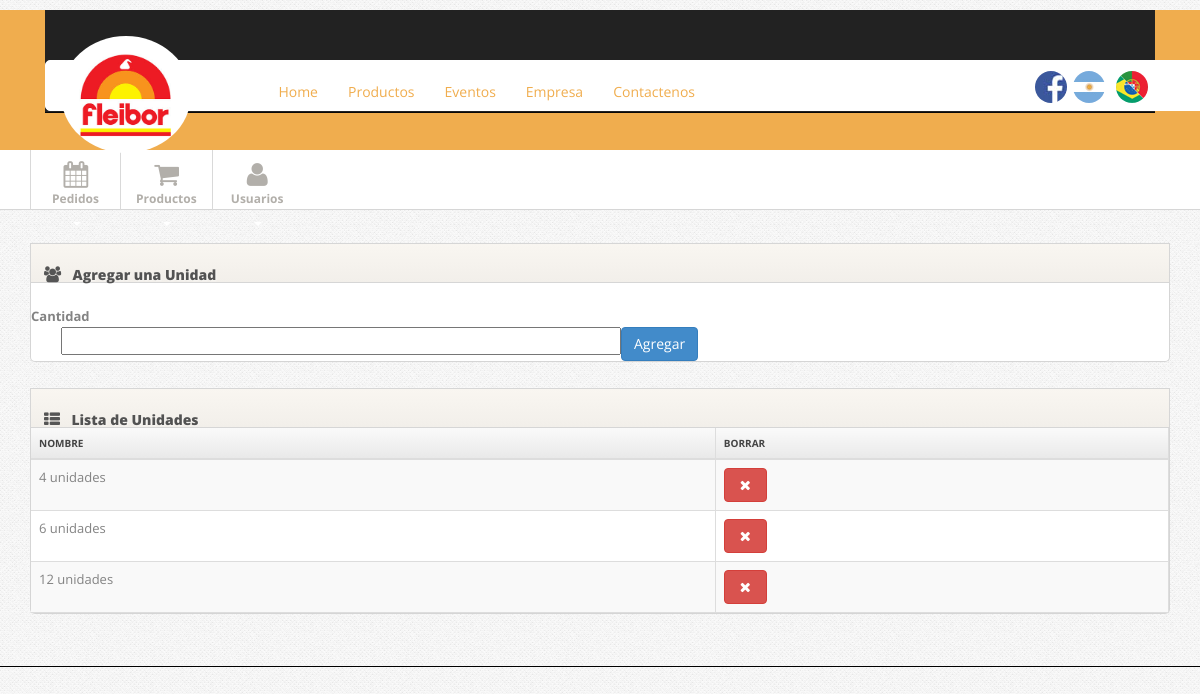
The page /admin/producto-unidades.php (signed in) on the database as committed earlier.
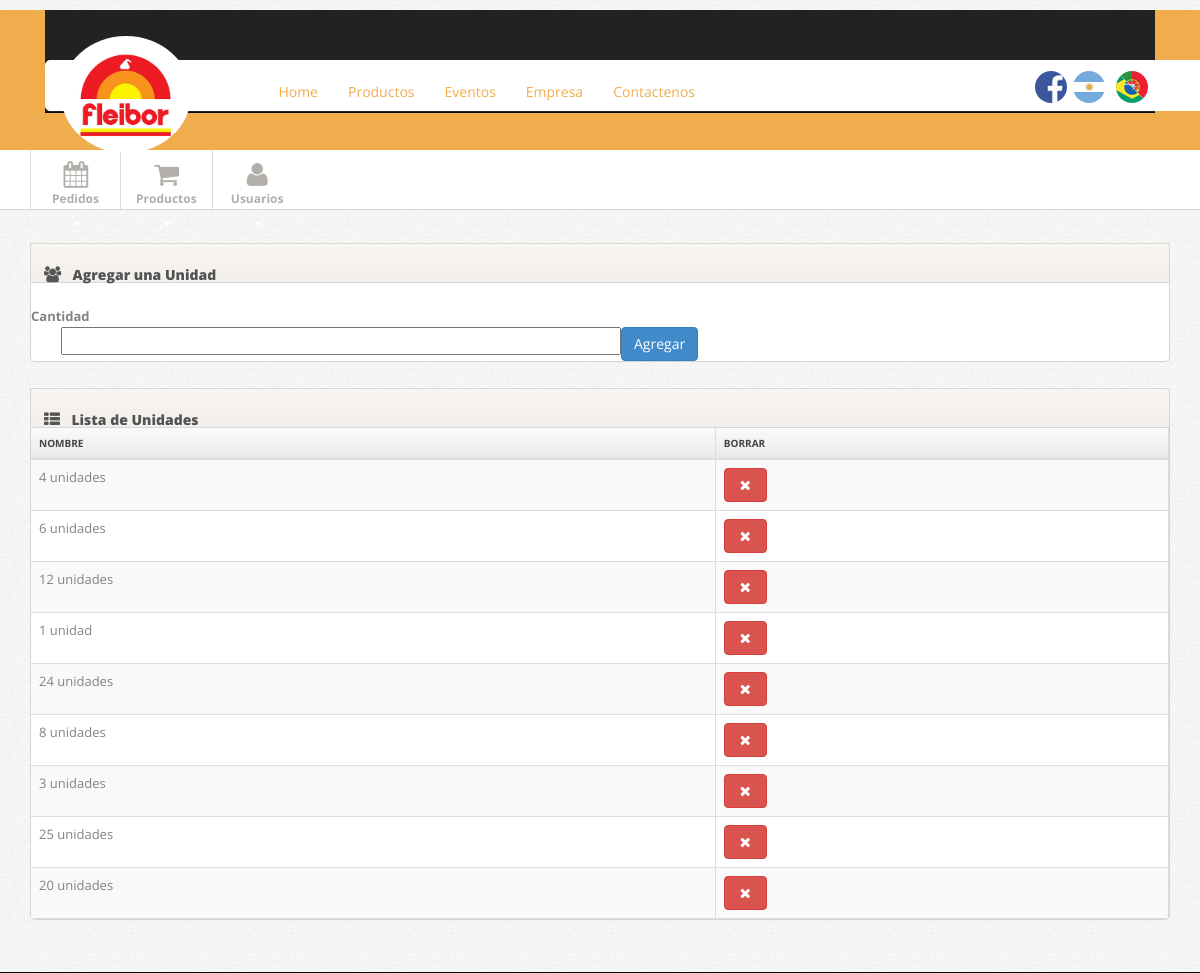
The same page on the database as committed later.
### tables this page shows
CREATE TABLE IF NOT EXISTS `unidades` (
  `id` int(11) NOT NULL AUTO_INCREMENT,
  `cantidad` varchar(100) NOT NULL,
  PRIMARY KEY (`id`)
);

### admin/class/Product.class.php (called while the page is built, shortened)
<?php
class Producto{
    public function getUnidades(){
        $mysqli = DataBase::connex();
        $query = '
			SELECT
                *
            FROM
                unidades
		';
        $result = $mysqli->query($query);
        if($result->num_rows > 0){
            while ($row = $result->fetch_assoc()){
                $unidades[] = $row;
            }
            return $unidades;
        }else{
            return false;
        }
    }
}

### admin/producto-unidades.php (the view, shortened to what this page needs)
<?php
    $product = new Producto();
    $unidades = $product->getUnidades();
?>
<!DOCTYPE html>
<html lang="es">
<head>
    <?php include("includes/style.php"); ?>
</head>
<body>
<?php include("includes/header.php"); ?>
<?php include("includes/menu-admin.php"); ?>
<div class="main">
    <div class="container">
        <div class="widget widget-table action-table">
            <div class="widget-header"> <i class="icon-group"></i>
                <h3>Agregar una Unidad</h3>
            </div>
            <div class="widget-content" style="padding-top: 15px;">
                <form id="edit-profile" class="form-horizontal" method="POST">
                    <div class="control-group">
                        <label class="control-label" for="cantidad">Cantidad</label>
                        <div class="controls">
                            <input type="text" class="span6" id="cantidad" name="cantidad">
                        </div>
                    </div>
                    <div class="form-actions">
                        <button type="submit" class="btn btn-primary">Agregar</button>
                    </div>
                </form>
            </div>
        </div>
        <div class="widget widget-table action-table">
            <div class="widget-header"> <i class="icon-th-list"></i>
                <h3>Lista de Unidades</h3>
            </div>
            <div class="widget-content">
                <table class="table table-striped table-bordered">
                    <thead>
                    <tr>
                        <th>Nombre</th>
                        <th class="td-actions">Borrar</th>
                    </tr>
                    </thead>
                    <tbody>
                    <?php if(!empty($unidades)){foreach($unidades as $unidad){ ?>
                        <tr>
                            <td id="nombre-<?php echo $unidad['id']?>"><?php echo $unidad['cantidad']?></td>
                            <td class="td-actions">
                                <a id="<?php echo $unidad['id']?>" href="#test-modal" class="btn btn-danger btn-small borrar-usuario"><i class="btn-icon-only icon-remove"> </i></a>
                            </td>
                        </tr>
                    <?php }} ?>
                    </tbody>
                </table>
            </div>
        </div>
    </div>
</div>
</body>
</html>

### admin/includes/style.php (shortened to what this page needs)
<link href="css/bootstrap.min.css" rel="stylesheet" type="text/css" />
<link href="css/bootstrap-responsive.min.css" rel="stylesheet" type="text/css" />
<link href="css/magnific-popup.css" rel="stylesheet" type="text/css">
<link href="css/font-awesome.css" rel="stylesheet">
<link href="css/style.css" rel="stylesheet" type="text/css">
<link href="css/pages/signin.css" rel="stylesheet" type="text/css">

### admin/includes/header.php
<div class="navbar-wrapper">
    <div class="container container-admin-header">
        <div class="navbar navbar-inverse navbar-static-top" role="navigation">
            <div class="container web-mail-menu">
                <div class="menuIdioma">
                    <a href="https://www.facebook.com/labfleibor" target="_banck" title='facebook' ><img class="img-circle banderas" src="../img/facebook.jpg"></a>
                    <form method="post" action="/swichIdioma.php" id="form_idioma">
                        <button value="1" type="submit" name="idioma" id="espa" class="selectidioma" title='Idioma Español'>
                            <img  class="img-circle banderas"   src="../img/argid.jpg">
                        </button>
                        <button value="2" type="submit" name="idioma" id="port" class="selectidioma" title='Idioma Portugues' >
                            <img class="img-circle banderas" src="../img/brasilport.jpg">
                        </button>
                    </form>
                </div>
                <div class="navbar-header container-logo">
                    <a class="navbar-brand" ><img class="img-circle logo" src="../img/logoweb2.jpg" width="130"></a>
                </div>
                <div class="container-menu">
                    <ul class="nav navbar-nav">
                        <li class="item-menu"><a href="../index.php" >Home</a></li>
                        <li class="item-menu"><a href="../productos.php">Productos</a></li>
                        <li class="item-menu"><a href="../events.php">Eventos</a></li>
                        <li class="item-menu"><a href="../company.php">Empresa</a></li>
                        <li class="item-menu"><a href="../contact.php">Contactenos</a></li>
                    </ul>
                </div>
            </div>
        </div>
    </div>
</div>

### admin/includes/menu-admin.php (shortened to what this page needs)
<div class="subnavbar">
    <div class="subnavbar-inner">
        <div class="container">
            <ul class="mainnav">
                <li class="dropdown">
                    <a href="javascript:;" class="dropdown-toggle" data-toggle="dropdown"><i class="icon-large icon-calendar"></i><span>Pedidos</span> <b class="caret"></b></a>
                </li>
                <li class="dropdown">
                    <a href="javascript:;" class="dropdown-toggle" data-toggle="dropdown"><i class="icon-large icon-shopping-cart"></i><span>Productos</span> <b class="caret"></b></a>
                </li>
                <li class="dropdown">
                    <a href="javascript:;" class="dropdown-toggle" data-toggle="dropdown"><i class="icon-large icon-user"></i><span>Usuarios</span> <b class="caret"></b></a>
                </li>
            </ul>
        </div>
    </div>
</div>

### libs/template-admin/css/pages/signin.css (style rules this page uses)
body { background: url(../../img/body-bg.png); color:#838383; font: 13px/1.7em 'Open Sans'; }

Rows that differ between the two databases and show on the page:
added unidades: cantidad "1 unidad"
added unidades: cantidad "24 unidades"
added unidades: cantidad "8 unidades"
added unidades: cantidad "3 unidades"
added unidades: cantidad "25 unidades"
added unidades: cantidad "20 unidades"
